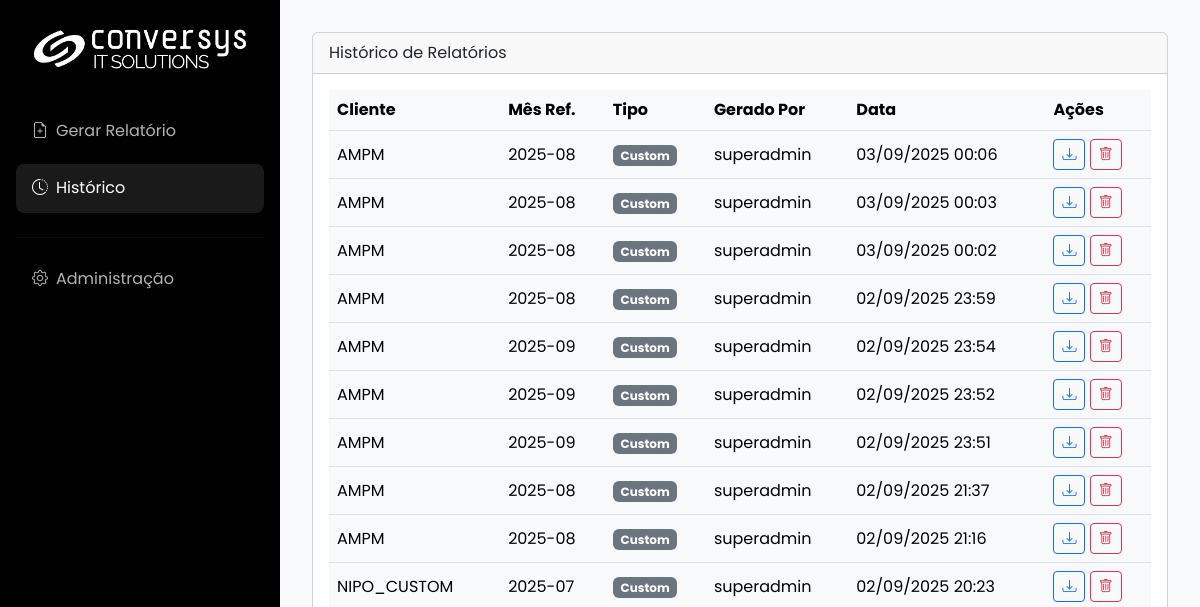
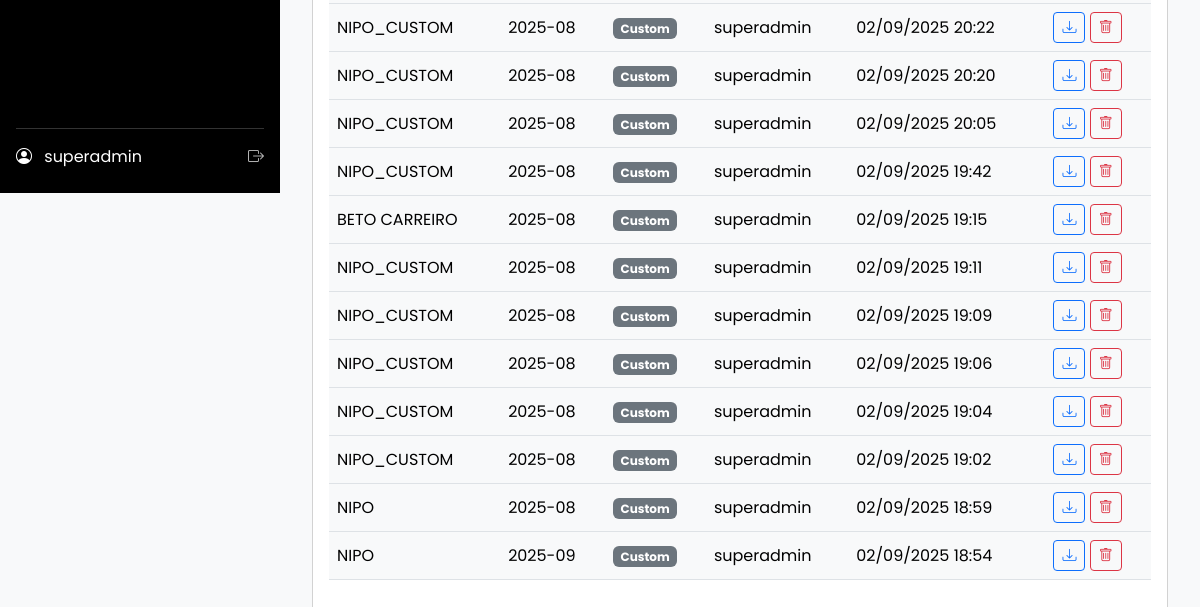
The app's page /history (signed in), older data (2 pictures, top to bottom).
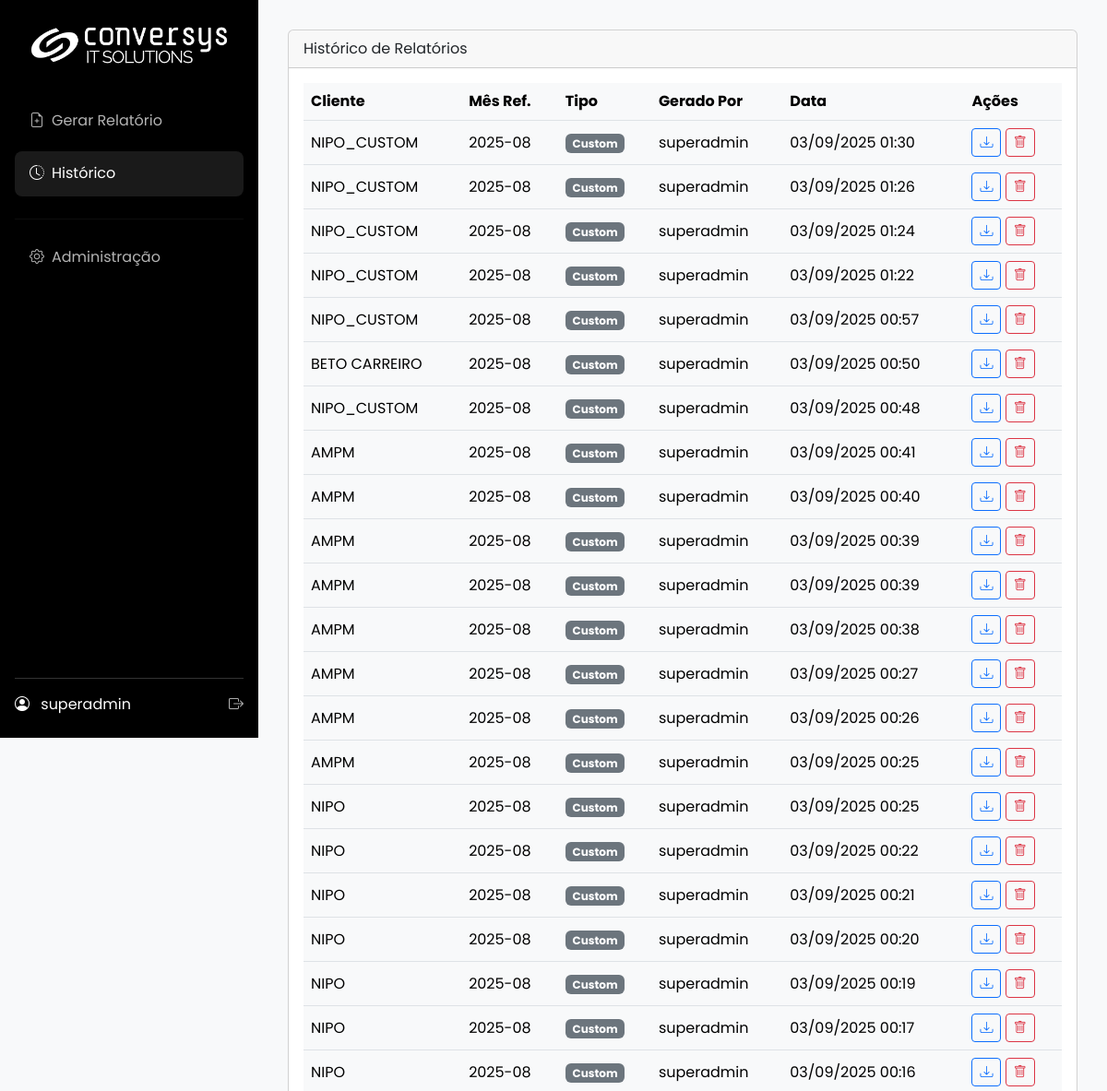
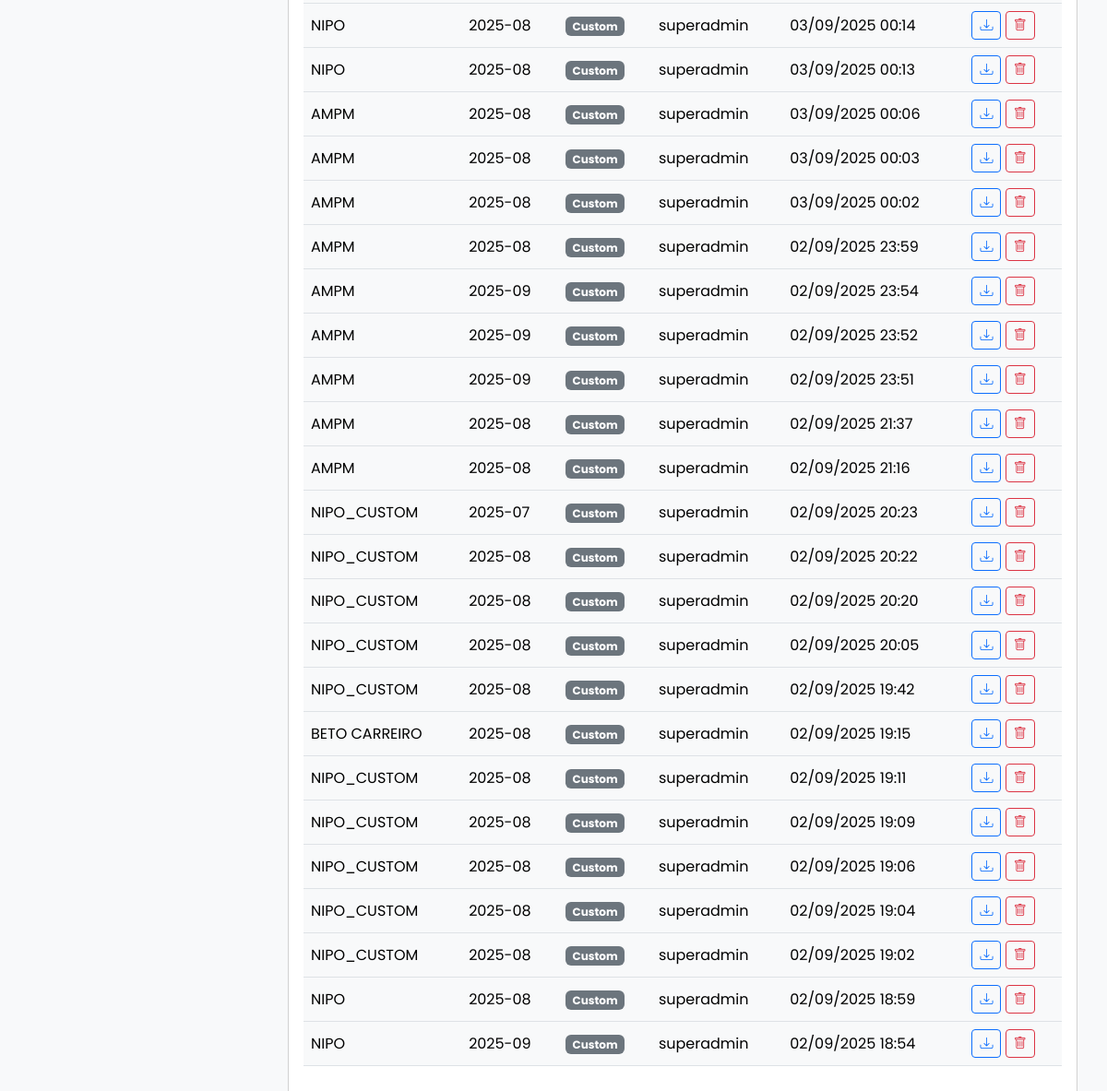
The same page, newer data (2 pictures, top to bottom).
### app/models.py (models this page shows, shortened)
class SystemConfig(db.Model):
    id = db.Column(db.Integer, primary_key=True)
    company_name = db.Column(db.String(100), default="Conversys IT Solutions")
    footer_text = db.Column(db.String(255), default=f"Conversys IT Solutions Copyright {dt.datetime.now().year} – Todos os direitos Reservados | Política de privacidade")
    primary_color = db.Column(db.String(7), default="#2c3e50")
    secondary_color = db.Column(db.String(7), default="#3498db")
    logo_dark_bg_path = db.Column(db.String(255), nullable=True)
    logo_light_bg_path = db.Column(db.String(255), nullable=True)
    login_background_path = db.Column(db.String(255), nullable=True)
    default_cover_path = db.Column(db.String(255), nullable=True)
    color_scheme = db.Column(db.String(10), default="light")
    color_bg_main = db.Column(db.String(7), default="#f8f9fa")
    color_bg_card = db.Column(db.String(7), default="#ffffff")
    color_text_light = db.Column(db.String(7), default="#212529")
    color_border = db.Column(db.String(7), default="#dee2e6")
    login_media_path = db.Column(db.String(255), nullable=True)
    report_cover_path = db.Column(db.String(255), nullable=True)
    report_final_page_path = db.Column(db.String(255), nullable=True)

class User(UserMixin, db.Model):
    id = db.Column(db.Integer, primary_key=True)
    username = db.Column(db.String(64), index=True, unique=True)
    email = db.Column(db.String(120), index=True, unique=True)
    password_hash = db.Column(db.String(256))
    role_id = db.Column(db.Integer, db.ForeignKey('role.id'))
    reports = db.relationship('Report', backref='user', lazy='dynamic')
    clients = db.relationship('Client', secondary=user_client_association, back_populates='users')
    def has_role(self, role_name):
        return self.role.name == role_name

class Report(db.Model):
    id = db.Column(db.Integer, primary_key=True)
    filename = db.Column(db.String(255), unique=True, nullable=False)
    file_path = db.Column(db.String(255), nullable=False)
    created_at = db.Column(db.DateTime, default=dt.datetime.utcnow)
    reference_month = db.Column(db.String(7), nullable=False)
    user_id = db.Column(db.Integer, db.ForeignKey('user.id'), nullable=False)
    client_id = db.Column(db.Integer, db.ForeignKey('client.id'), nullable=False)
    report_type = db.Column(db.String(50), default='custom', nullable=False)

class Client(db.Model):
    id = db.Column(db.Integer, primary_key=True)
    name = db.Column(db.String(100), nullable=False, unique=True)
    zabbix_url = db.Column(db.String(255), nullable=False)
    zabbix_user = db.Column(db.String(100), nullable=False)
    zabbix_password = db.Column(db.String(255), nullable=False)
    sla_contract = db.Column(db.Float, nullable=False, default=99.9)
    logo_path = db.Column(db.String(255))
    reports = db.relationship('Report', backref='client', lazy='dynamic')
    users = db.relationship('User', secondary=user_client_association, back_populates='clients')
    zabbix_groups = db.relationship('ClientZabbixGroup', backref='client', lazy='dynamic', cascade="all, delete-orphan")

### app/main/routes.py (the view)
@main.route('/history')
@login_required
def history():
    query = Report.query
    if current_user.has_role('client'):
        client_ids = [c.id for c in current_user.clients]
        query = query.filter(Report.client_id.in_(client_ids))
    reports = query.order_by(Report.created_at.desc()).all()
    return render_template('history.html', title="Histórico", reports=reports)

### app/__init__.py (called while the page is built)
@login_manager.user_loader
def load_user(user_id):
    from .models import User
    return db.session.get(User, int(user_id))

def _ensure_request_id():
    rid = getattr(g, "request_id", None)
    if not rid:
        rid = uuid.uuid4().hex
        g.request_id = rid
    return rid

### app/main/routes.py (called while the page is built, shortened)
@main.before_app_request
def before_request_func():
    cfg = SystemConfig.query.first()
    g.sys_config = cfg

### app/templates/history.html (shortened to what this page needs)
{% extends 'base.html' %}
{% block content %}
<div class="card">
    <div class="card-header">Histórico de Relatórios</div>
    <div class="card-body">
        <div class="table-responsive">
            <table class="table table-hover align-middle">
            <thead>
                <tr>
                    <th>Cliente</th>
                    <th>Mês Ref.</th>
                    <th>Tipo</th>
                    <th>Gerado Por</th>
                    <th>Data</th>
                    <th>Ações</th>
                </tr>
            </thead>
            <tbody>
            {% for report in reports %}
            <tr>
                <td>{{ report.client.name }}</td>
                <td>{{ report.reference_month }}</td>
                <td><span class="badge bg-secondary">{{ report.report_type.replace('_', ' ')|title }}</span></td>
                <td>{{ report.user.username }}</td>
                <td>{{ report.created_at.strftime('%d/%m/%Y %H:%M') }}</td>
                <td>
                    <a href="{{ url_for('main.download_report', report_id=report.id) }}" class="btn btn-sm btn-outline-primary" title="Baixar Novamente">
                        <i class="bi bi-download"></i>
                    </a>
                    <button class="btn btn-sm btn-outline-danger" title="Excluir Relatório" onclick="confirmDelete('{{ url_for('main.delete_report', report_id=report.id) }}')">
                        <i class="bi bi-trash"></i>
                    </button>
                </td>
            </tr>
            {% else %}
            <tr><td colspan="6" class="text-center text-muted p-4">Nenhum relatório no histórico.</td></tr>
            {% endfor %}
            </tbody>
            </table>
        </div>
    </div>
</div>
{% endblock %}

### app/templates/base.html (shortened to what this page needs)
<!DOCTYPE html>
<html lang="pt-br" data-bs-theme="{{ g.sys_config.color_scheme | default('dark') }}">
<head>
    <link href="https://cdn.jsdelivr.net/npm/bootstrap@5.3.3/dist/css/bootstrap.min.css" rel="stylesheet">
    <link rel="stylesheet" href="https://cdn.jsdelivr.net/npm/bootstrap-icons@1.11.3/font/bootstrap-icons.min.css">
</head>
<body>
    <div class="d-flex">
        <div class="sidebar">
            <a href="{{ url_for('main.index') }}" class="logo">
                {% if g.sys_config.logo_dark_bg_path %}
                    <img src="{{ url_for('main.uploaded_file', filename=g.sys_config.logo_dark_bg_path) }}" alt="Logo">
                {% else %}
                    <span>{{ g.sys_config.company_name }}</span>
                {% endif %}
            </a>
            <ul class="nav flex-column">
                <li><a href="{{ url_for('main.gerar_form') }}" class="nav-link {% if request.endpoint == 'main.gerar_form' %}active{% endif %}"><i class="bi bi-file-earmark-plus me-2"></i>Gerar Relatório</a></li>
                <li><a href="{{ url_for('main.history') }}" class="nav-link {% if request.endpoint == 'main.history' %}active{% endif %}"><i class="bi bi-clock-history me-2"></i>Histórico</a></li>
                {% if current_user.has_role('admin') or current_user.has_role('super_admin') %}
                <hr style="border-color: rgba(255,255,255,0.2);">
                <li><a href="{{ url_for('admin.dashboard') }}" class="nav-link {% if 'admin.' in request.endpoint %}active{% endif %}"><i class="bi bi-gear me-2"></i>Administração</a></li>
                {% endif %}
            </ul>
            <div class="user-info">
                <div class="d-flex justify-content-between align-items-center">
                    <div>
                        <i class="bi bi-person-circle me-2"></i>
                        <span>{{ current_user.username }}</span>
                    </div>
                    <a href="{{ url_for('auth.logout') }}" title="Sair"><i class="bi bi-box-arrow-right"></i></a>
                </div>
            </div>
        </div>
        <div class="main-content flex-grow-1">
            {% block content %}{% endblock %}
        </div>
    </div>
</body>
</html>

Row changes from the older to the newer data that the page shows:
added Report: client.name "NIPO_CUSTOM", reference_month "2025-08", report_type.replace "Custom", user.username "superadmin", created_at "03/09/2025 01:30"
added Report: client.name "NIPO_CUSTOM", reference_month "2025-08", report_type.replace "Custom", user.username "superadmin", created_at "03/09/2025 01:26"
added Report: client.name "NIPO_CUSTOM", reference_month "2025-08", report_type.replace "Custom", user.username "superadmin", created_at "03/09/2025 01:24"
added Report: client.name "NIPO_CUSTOM", reference_month "2025-08", report_type.replace "Custom", user.username "superadmin", created_at "03/09/2025 01:22"
added Report: client.name "NIPO_CUSTOM", reference_month "2025-08", report_type.replace "Custom", user.username "superadmin", created_at "03/09/2025 00:57"
added Report: client.name "BETO CARREIRO", reference_month "2025-08", report_type.replace "Custom", user.username "superadmin", created_at "03/09/2025 00:50"
added Report: client.name "NIPO_CUSTOM", reference_month "2025-08", report_type.replace "Custom", user.username "superadmin", created_at "03/09/2025 00:48"
added Report: client.name "AMPM", reference_month "2025-08", report_type.replace "Custom", user.username "superadmin", created_at "03/09/2025 00:41"
added Report: client.name "AMPM", reference_month "2025-08", report_type.replace "Custom", user.username "superadmin", created_at "03/09/2025 00:40"
added Report: client.name "AMPM", reference_month "2025-08", report_type.replace "Custom", user.username "superadmin", created_at "03/09/2025 00:39"
added Report: client.name "AMPM", reference_month "2025-08", report_type.replace "Custom", user.username "superadmin", created_at "03/09/2025 00:39"
added Report: client.name "AMPM", reference_month "2025-08", report_type.replace "Custom", user.username "superadmin", created_at "03/09/2025 00:38"
added Report: client.name "AMPM", reference_month "2025-08", report_type.replace "Custom", user.username "superadmin", created_at "03/09/2025 00:27"
added Report: client.name "AMPM", reference_month "2025-08", report_type.replace "Custom", user.username "superadmin", created_at "03/09/2025 00:26"
added Report: client.name "AMPM", reference_month "2025-08", report_type.replace "Custom", user.username "superadmin", created_at "03/09/2025 00:25"
added Report: client.name "NIPO", reference_month "2025-08", report_type.replace "Custom", user.username "superadmin", created_at "03/09/2025 00:25"
added Report: client.name "NIPO", reference_month "2025-08", report_type.replace "Custom", user.username "superadmin", created_at "03/09/2025 00:22"
added Report: client.name "NIPO", reference_month "2025-08", report_type.replace "Custom", user.username "superadmin", created_at "03/09/2025 00:21"
added Report: client.name "NIPO", reference_month "2025-08", report_type.replace "Custom", user.username "superadmin", created_at "03/09/2025 00:20"
added Report: client.name "NIPO", reference_month "2025-08", report_type.replace "Custom", user.username "superadmin", created_at "03/09/2025 00:19"
added Report: client.name "NIPO", reference_month "2025-08", report_type.replace "Custom", user.username "superadmin", created_at "03/09/2025 00:17"
added Report: client.name "NIPO", reference_month "2025-08", report_type.replace "Custom", user.username "superadmin", created_at "03/09/2025 00:16"
added Report: client.name "NIPO", reference_month "2025-08", report_type.replace "Custom", user.username "superadmin", created_at "03/09/2025 00:14"
added Report: client.name "NIPO", reference_month "2025-08", report_type.replace "Custom", user.username "superadmin", created_at "03/09/2025 00:13"
